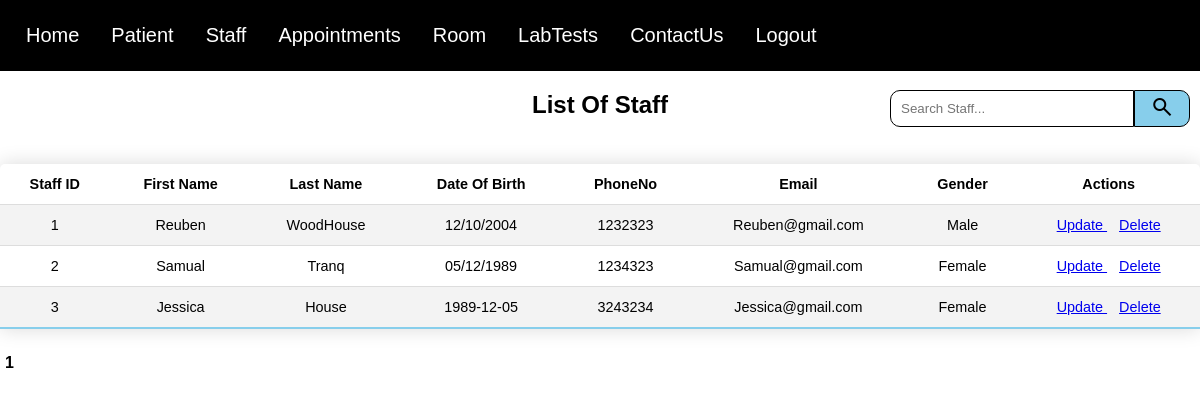
The app's page /viewStaff.php (signed in) with its own data.
### tables this page shows
CREATE TABLE "Staff" (
	"StaffID"	INTEGER NOT NULL UNIQUE,
	"FName"	TEXT NOT NULL,
	"LName"	TEXT NOT NULL,
	"DOB"	TEXT NOT NULL,
	"PhoneNo"	INTEGER NOT NULL,
	"Email"	TEXT NOT NULL UNIQUE,
	"Gender"	TEXT NOT NULL,
	PRIMARY KEY("StaffID" AUTOINCREMENT)
);

### viewStaff.php (the view, shortened to what this page needs)
<!DOCTYPE html>
<?php
require 'PDOconnection.php';
$pdo = getPDOConnection();
$searchTerm = isset($_GET['search']) ? trim($_GET['search']) : '';
$records_per_page = 5;
$current_page = isset($_GET['page']) ? intval($_GET['page']) : 1;
$offset = ($current_page - 1) * $records_per_page;
if ($searchTerm !== '') {
    $stmt = $pdo->prepare("Select Count(*) as total FROM Staff WHERE FName LIKE :search OR LName Like :search");
    $stmt->execute(['search' => "%$searchTerm%"]);
}   else {
    $stmt = $pdo->query("SELECT COUNT(*) as total FROM Staff");
}
$total_row = $stmt->fetch(PDO::FETCH_ASSOC);
$total_records = $total_row['total'];
$total_pages = ceil($total_records / $records_per_page);
if ($searchTerm !== '') {
    $stmt = $pdo->prepare("SELECT * FROM Staff WHERE FName Like :search OR LName LIKE :search LIMIT :limit OFFSET :offset");
    $stmt->bindValue(':search', "%$searchTerm%", PDO::PARAM_STR);
    $stmt->bindValue(':limit', $records_per_page, PDO::PARAM_INT);
    $stmt->bindValue(':offset', $offset, PDO::PARAM_INT);
    $stmt->execute();
} else {
    $stmt = $pdo->prepare("SELECT * FROM Staff LIMIT :limit OFFSET :offset");
    $stmt->bindValue(':limit', $records_per_page, PDO::PARAM_INT);
    $stmt->bindValue(':offset', $offset, PDO::PARAM_INT);
    $stmt->execute();
}
$staffs = $stmt->fetchALL(PDO::FETCH_ASSOC);
?>
<html lang="en">
<head>
    <link rel="stylesheet" href="loginstyle.css" />
</head>
<body>
        <?php
            include("navbar.php");
        ?>
    <div>
        <h2 class="centered-header">List Of Staff</h2>
    </div>
    <form class="SearchForm" method="GET" action="">
            <input id="SearchBar" type="text" name="search" placeholder="Search Staff..." value="<?=htmlspecialchars($_GET['search'] ?? '') ?>">
            <button id="SearchButton" type="submit">
                <span class="material-symbols-outlined">search</span>
            </button>
        </form>
    <div>
      <?php
        echo "<table>";
        echo "<tr> <th>Staff ID</th> <th>First Name</th> <th>Last Name</th> <th>Date Of Birth</th><th>PhoneNo</th><th>Email</th> <th>Gender</th><th>Actions</th></tr>";
        foreach ($staffs as $row) {
            $StaffID = htmlspecialchars($row['StaffID']);
            $FName = htmlspecialchars($row['FName']);
            $LName = htmlspecialchars($row['LName']);
            $DOB = htmlspecialchars($row['DOB']);
            $PhoneNo = htmlspecialchars($row['PhoneNo']);
            $Email = htmlspecialchars($row['Email']);
            $Gender = htmlspecialchars($row['Gender']);
           echo "<tr>
                  <td>$StaffID</td>
                  <td>$FName</td>
                  <td>$LName</td>
                  <td>$DOB</td>
                  <td>$PhoneNo</td>
                  <td>$Email</td>
                  <td>$Gender</td>
                  <td>
                   <a href='updateStaffPage.php?StaffID=$StaffID'> Update </a> &nbsp;&nbsp;
                   <a href='deleteStaff.php?StaffID=$StaffID' onclick='return confirm(\"Are you sure you would like to delete this record?\");' class='action-link delete'>Delete</a>
                   </td>
                </tr>";
        }
        echo "</table>";
        echo "<div class='pagination'>";
        $queryString = '';
        for ($i = 1; $i <= $total_pages; $i++) {
            if ($i == $current_page) {
                echo "<strong>$i</strong> ";
            } else {
                echo "<a href='?page=$i$queryString'>$i</a> ";
            }
        }
        echo "</div>";
     ?>
    </div>
</body>
</html>

### loginstyle.css (style rules this page uses)
body { font-family: Arial, sans-serif; display: flex; flex-direction: column; min-height: 100vh; margin: 0; }
.centered-header { text-align: center; }
form { width: 300px; margin: 0 auto; padding: 20px; background: #f9f9f9; border-radius: 8px; }
input[type="text"], input[type="number"], input[type="date"], input[type="email"] { width: calc(100% - 22px); padding: 10px; margin-bottom: 10px; border: 1px solid #ddd; border-radius: 4px; }
button { width: 100%; padding: 10px; background-color: skyblue; color: white; border: none; border-radius: 4px; cursor: pointer; color: black; }
table { width: 100%; border-collapse: collapse; margin: 25px 0; font-size: 0.9em; min-width: 400px; border-radius: 5px 5px 0 0; overflow: hidden; box-shadow: 0 0 20px rgba(0, 0, 0, 0.15); }
th { padding: 12px 15px; }
td { text-align: center; padding: 12px 15px; }
tbody tr { border-bottom: 1px solid #dddddd; }
tbody tr:nth-of-type(even) { background-color: #f3f3f3; }
tbody tr:last-of-type { border-bottom: 2px solid skyblue; }
.pagination strong { margin: 0 5px; font-weight: bold; }

### viewStaff.php (style rules this page uses)
.SearchForm { display: flex; flex-direction: row; position: fixed; Margin-top: 0px; top: 90px; right: 10px; padding: 0px; background: white; }
#SearchBar { width: 80%; border: 1px solid,rgb(0, 0, 0); border-radius: 10px 0px 0px 10px; }
#SearchButton { width: 20%; padding: 0px; margin-bottom: 10px; border: 1px solid,rgb(0, 0, 0); border-radius: 0px 10px 10px 0px; }

### records on screen
staff: StaffID "1", FName "Reuben", LName "WoodHouse", DOB "12/10/2004", PhoneNo "1232323", Email "Reuben@gmail.com", Gender "Male"
staff: StaffID "2", FName "Samual", LName "Tranq", DOB "05/12/1989", PhoneNo "1234323", Email "Samual@gmail.com", Gender "Female"
staff: StaffID "3", FName "Jessica", LName "House", DOB "1989-12-05", PhoneNo "3243234", Email "Jessica@gmail.com", Gender "Female"
